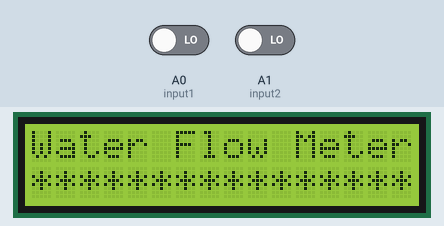
Simulated run of this sketch. Board: Arduino Uno, built with avr-gcc and run on an emulated ATmega328P. Parts: 16×2 character LCD. Inputs (shaded band) come from the test bench; at power-on: A0 (input1) LOW, A1 (input2) LOW. What the sketch prints to the serial monitor is not drawn.

Above: at 0.1 s.
At 6.2 s:
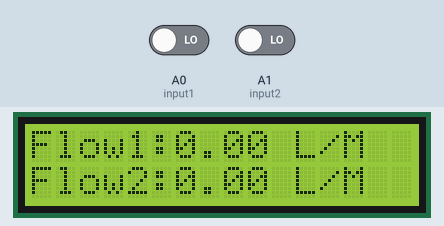

The sketch:

Pipe_leakage_detection_system.ino
```cpp
#include <Wire.h>
#include <LiquidCrystal_I2C.h>
LiquidCrystal_I2C lcd(0x27, 16, 2);
int X1, X2,Y1,Y2;
float TIME1 = 0, TIME2 =0,Diff =0;
float a=2.0;  // Specified the difference range
float FREQUENCY1 = 0,FREQUENCY2 = 0 ;
float WATER1 = 0,WATER2 = 0;
float TOTAL1 = 0,TOTAL2 = 0;
float LS1 = 0, LS2 = 0;
const int input1 = A0;  //Sensor 1 didital pin at A0
const int input2 = A1;  //Sensor 2 didital pin at A1
void setup()
{
  Serial.begin(9600);
  lcd.begin();
  lcd.backlight();
  lcd.print("Water Flow Meter");
  lcd.setCursor(0,1);
  lcd.print("****************");
  delay(2000);
  lcd.clear();
  pinMode(input1,INPUT); //Declare sensor1 as a Input pin
  pinMode(input2,INPUT); //Declare sensor2 as a Input pin
}
void loop()
{
  X1 = pulseIn(input1, HIGH);  // Calculate the High Pulse of sensor 1
  Y1 = pulseIn(input1, LOW);   // Calculate the Low Pulse of sensor 1
  TIME1 = X1 + Y1;
  delay(1);
  Serial.println("TIME1");
  Serial.println(TIME1);
  X2 = pulseIn(input2, HIGH);  // Calculate the High Pulse of sensor 2
  Y2 = pulseIn(input2, LOW);   // Calculate the Low Pulse of sensor 2
  TIME2 = X2 + Y2;
  delay(1);
  Serial.println("TIME2");
  Serial.println(TIME2);
  FREQUENCY1 = 1000000/TIME1;
  Serial.println("FREQUENCY1");
  Serial.println(FREQUENCY1);
  WATER1 = FREQUENCY1/7.5;    // Calculate Flow rate for sensor 1 in L/m
  FREQUENCY2 = 1000000/TIME2;
  Serial.println("FREQUENCY2");
  Serial.println(FREQUENCY2);
  WATER2 = FREQUENCY2/7.5;    // Calculate Flow rate for sensor 2 in L/m
  if(FREQUENCY1 >= 0)
   {
   if(isinf(FREQUENCY1))  //check wheather the output is infinite
    {
      WATER1 = 0.00;
      lcd.setCursor(0,0);
      lcd.print("Flow1:");
      Serial.print("\n");
     }
    else
       {
        Serial.println("Flow1:");
        Serial.println(WATER1);
        Serial.print("\n");
       }
     }
     else
     {
      WATER1=0.00; // Initialize Flow1 = 0.00
     }
     if (FREQUENCY2 >= 0)
        {
        if(isinf(FREQUENCY2))
        {
          WATER2 = 0.00;
          Serial.println("Flow2:0.00");
          Serial.print("\n");
        }
    else
    {
    Serial.println("Flow2:");
    Serial.println(WATER2);
    Serial.print("\n");
    }
    }
    else
     {
      WATER2=0.00; // Initialize Flow2 = 0.00
     }
Diff = WATER1-WATER2;   //Compare the two sensors Output
Serial.println("Difference:");
Serial.println(Diff);
if (Diff > a)  // If difference is more than the specified range then display the message
{
  lcd.setCursor(0,0);
  lcd.print("Flow1:");
  lcd.print(WATER1);
  lcd.print(" L/M");
  lcd.setCursor(0,1);
  lcd.print("Flow2:");
  lcd.print(WATER2);
  lcd.print(" L/M");
  delay(1000);
  lcd.clear();
  lcd.setCursor(0,0);
  lcd.print("Pipeline leakage");
  lcd.setCursor(0,1);
  lcd.print("Wastage:");
  lcd.print(Diff);
  lcd.print("L/M");
  delay(2000);
  lcd.clear();
}
else   // When their is no difference in two sensors output
{
  lcd.clear();
  lcd.setCursor(0,0);
  lcd.print("Flow1:");
  lcd.print(WATER1);
  lcd.print(" L/M");
  lcd.setCursor(0,1);
  lcd.print("Flow2:");
  lcd.print(WATER2);
  lcd.print(" L/M");
  delay(2000);
  Serial.println("Pipe not leakage");
}
}
```
